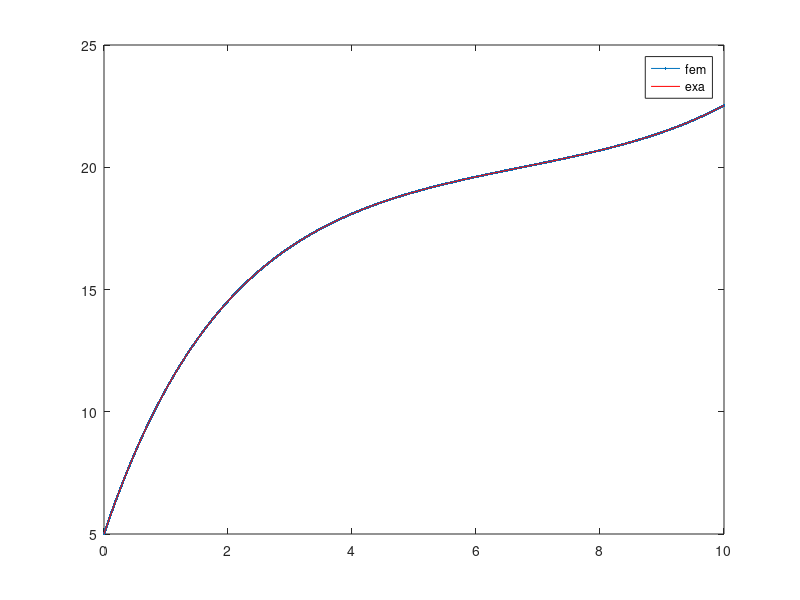

Write MATLAB code to recreate this figure.
function F=driver

% clear the console screen
clc; close all;clf
% load the data structure with info pertaining to the physical problem
dat.diff=2;
dat.siga=.5;
dat.esrc=10;
dat.width=10;
bc.left.type=2; %0=neumann, 1=robin, 2=dirichlet
bc.left.C=5; % (that data is C in: -Ddu/dn=C // u/4+D/2du/dn=C // u=C)
bc.rite.type=1;
bc.rite.C=7;
dat.bc=bc; clear bc;

% load the numerical parameters, npar, structure pertaining to numerics
% number of elements
npar.nel = 5000;
% domain
npar.x = linspace(0,dat.width,npar.nel+1);
% polynomial degree
npar.porder=1;
% nbr of dofs per variable
npar.ndofs = npar.porder*npar.nel+1;
% connectivity
gn=zeros(npar.nel,npar.porder+1);
gn(1,:)=linspace(1,npar.porder+1,npar.porder+1);
for iel=2:npar.nel
    gn(iel,:)=[gn(iel-1,end) , gn(iel-1,2:end)+npar.porder ];
end
npar.gn=gn; clear gn;

% solve system
F = solve_fem1(dat,npar);
% plot
figure(1)
plot(npar.x,F,'.-'); hold all
% verification is always good
verif_diff_eq(dat)

return
end
%%%%%%%%%%%%%%%%%%%%%%%%%%%%%%%%%%%%%

function verif_diff_eq(dat)

sa=dat.siga; cd=dat.diff; src=dat.esrc; L=dat.width;

k=1/sqrt(cd/sa);
% particular solution
part=src/sa;
% general form of the solution:
%  phi =A sh(kx) + B ch(kx) + src/abso
%  dphi/dx= k (A ch(kx) + B sh(kx) )
switch dat.bc.left.type
    case 0 % Neumann
        mat(1,1:2) =k*[ cosh(0), sinh(0)];
        b(1) = -dat.bc.left.C / cd;
    case 1 % Robin
        mat(1,1:2) =[ sinh(0), cosh(0)]/4 -cd/2*k*[ cosh(0), sinh(0)];
        b(1) = dat.bc.left.C -part/4;
    case 2 % Dirichlet
        mat(1,1:2) =[ sinh(0), cosh(0)];
        b(1) = dat.bc.left.C -part;
end    
switch dat.bc.rite.type
    case 0 % Neumann
        mat(2,1:2) =k*[ cosh(k*L), sinh(k*L)];
        b(2) = dat.bc.rite.C / cd;
    case 1 % Robin
        mat(2,1:2) =[ sinh(k*L), cosh(k*L)]/4 +cd/2*k*[ cosh(k*L), sinh(k*L)];
        b(2) = dat.bc.rite.C -part/4;
    case 2 % Dirichlet
        mat(2,1:2) =[ sinh(k*L), cosh(k*L)];
        b(2) = dat.bc.rite.C -part;
end  
% get coefficient for the analytical solution
a=mat\b';
x=linspace(0,L);
y=a(1)*sinh(k*x)+a(2)*cosh(k*x)+part;
plot(x,y,'r-');
legend(['fem';'exa'],'Location','Best');
return
end

%%%%%%%%%%%%%%%%%%%%%%%%%%%%%%%%%%%%%

function u=solve_fem1(dat,npar)

% initial guess 
% (not needed if a direct method is used to solve the linear system)
u=ones(npar.ndofs,1);

% assemble the matrix and the rhs
[A,b]=assemble_system(npar,dat);

% solve 
u=A\b;

return
end
%%%%%%%%%%%%%%%%%%%%%%%%%%%%%%%%%%%%%

function [A,rhs]=assemble_system(npar,dat)
% assemble the matrix, the rhs, apply BC

% shortcuts
porder= npar.porder; 
gn    = npar.gn;
nel   = npar.nel;
% ideally, we would analyze the connectivity to determine nnz
nnz=(porder+1)*nel; %this is an upperbound, not exact
% n: linear system size
n=nel*porder+1;
% allocate memory
A=spalloc(n,n,nnz); 
rhs=zeros(n,1);

% compute local matrices
if(porder~=1)
    error('Only local matrices for porder=1');
else
    m=[2 1;1 2]/3; % mass matrix
    k=[1 -1; -1 1]/2; % stiffness matrix
    f=[1;1]; % load vector
end

% definition of the weak form:
% int_domain (grad u D grad b) - int_bd_domain (b D grad u n) ...
%      + int_domain( XSa u b) = int_domain (b rhs)

% loop over elements
for iel=1:npar.nel
    % element extremities
    x0=npar.x(iel);
    x1=npar.x(iel+1);
    % jacobian of the transformation to the ref. element
    Jac=(x1-x0)/2;
    % assemble
    A(gn(iel,:),gn(iel,:)) = A(gn(iel,:),gn(iel,:)) + ...
        dat.siga*m*Jac + dat.diff*k/Jac;
    rhs(gn(iel,:)) = rhs(gn(iel,:)) + dat.esrc*f*Jac;
end

% apply natural BC
Dirichlet_nodes=[];
Dirichlet_val=[];
switch dat.bc.left.type
    case 0 % Neumann, int_bd_domain (b D grad u n) is on the RHS
        rhs(1)=rhs(1)+dat.bc.left.C;
    case 1 % Robin
        A(1,1)=A(1,1)+1/2;
        rhs(1)=rhs(1)+2*dat.bc.left.C;
    case 2 % Dirichlet
        Dirichlet_nodes=[Dirichlet_nodes 1];
        Dirichlet_val=[Dirichlet_val dat.bc.left.C];
end    
switch dat.bc.rite.type
    case 0 % Neumann, int_bd_domain (b D grad u n) is on the RHS
        rhs(n)=rhs(n)+dat.bc.rite.C;
    case 1 % Robin
        A(n,n)=A(n,n)+1/2;
        rhs(n)=rhs(n)+2*dat.bc.rite.C;
    case 2 % Dirichlet
        Dirichlet_nodes=[Dirichlet_nodes n];
        Dirichlet_val=[Dirichlet_val dat.bc.rite.C];
end    
% apply Dirichlet BC
for i=1:length(Dirichlet_nodes);% loop on the number of constraints
    id=Dirichlet_nodes(i);      % extract the dof of a constraint
    bcval=Dirichlet_val(i);
    rhs=rhs-bcval*A(:,id);  % modify the rhs using constrained value 
    A(id,:)=0; % set all the id-th row to zero
    A(:,id)=0; % set all the id-th column to zero (symmetrize A)
    A(id,id)=1;            % set the id-th diagonal to unity
    rhs(id)=bcval;         % put the constrained value in the rhs
end

return
end
%%%%%%%%%%%%%%%%%%%%%%%%%%%%%%%%%%%%%

